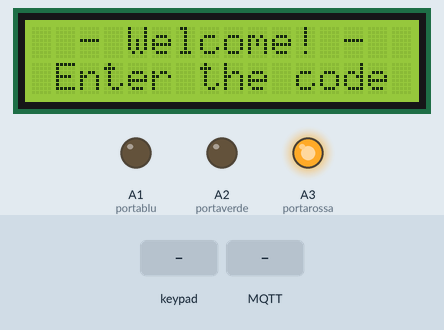
This sketch was run on a simulated Arduino MKR. Shown: 16×2 character LCD, output pins drawn as LEDs (lit = HIGH). Inputs (shaded band) come from the test bench. WiFi joins after 1.5 s; servers stay silent unless stated; no MQTT or app messages arrive unless stated; what the sketch prints to the serial monitor is not drawn.

Above: at 5.8 s.
5.9 s: keypad keys 2 3 4 5 # pressed 0.4 s apart
At 8.3 s:
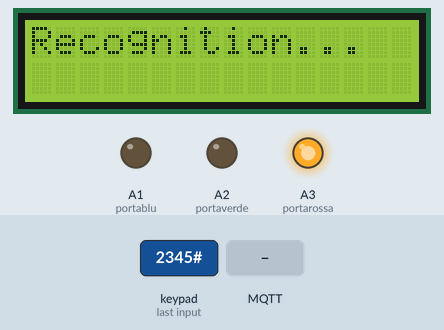
9.4 s: MQTT message "1" arrives on the first subscribed topic
At 9.7 s:
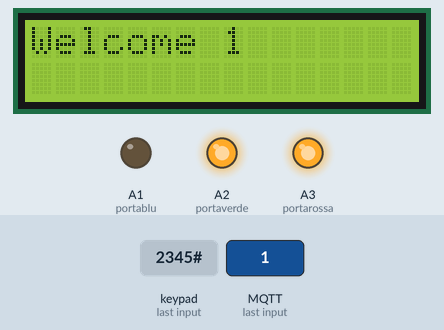
12.4 s: key 'D' pressed
At 13.1 s:
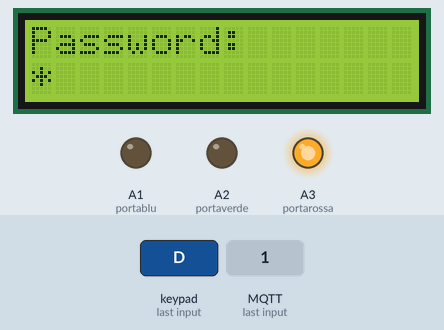
13.9 s: keypad keys 2 3 4 5 * pressed 0.4 s apart
At 16.3 s:
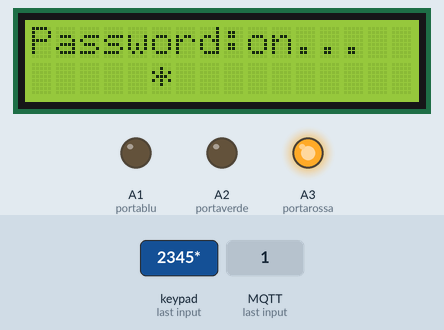
Timing chart, 0 to 17.8 s (numbered marks = the images above; inputs shaded):
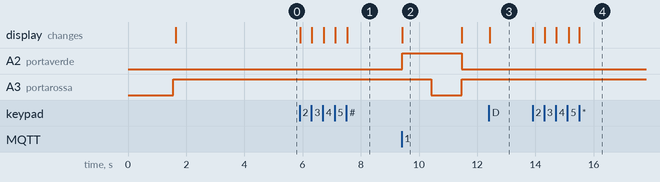

The sketch:

sketck_oracle_v3.ino
```cpp
#include <Keypad.h>
#include <Wire.h>
#include <LiquidCrystal_I2C.h>
#include <SPI.h>
#include <WiFi101.h>
#include <MQTT.h>

const char ssid[] = "InnovationLab24";
const char pass[] = "welcome1";

WiFiClient net;
MQTTClient client;

LiquidCrystal_I2C lcd(0x27, 16, 2);

int a = 0; // variabile per il publish
String gName = ""; // variabile globale per il payload del publish

const byte ROWS = 4;
const byte COLS = 4;
char keys[ROWS][COLS] = {
  {'D', 'C', 'B', 'A'},
  {'#', '9', '6', '3'},
  {'0', '8', '5', '2'},
  {'*', '7', '4', '1'}
};

int portarossa = A3;
int portaverde = A2;
int portablu = A1;

byte rowPins[ROWS] = {2, 3, 4, 5};
byte colPins[COLS] = {6, 7, 8, 9};

Keypad keypad = Keypad(makeKeymap(keys), rowPins, colPins, ROWS, COLS );

void colore (unsigned char rosso, unsigned char verde, unsigned char blu) {
  analogWrite(portarossa, rosso);
  analogWrite(portablu, blu);
  analogWrite(portaverde, verde);
}

unsigned long lastMillis = 0;

void connect() {
  Serial.print("checking wifi...");
  while (WiFi.status() != WL_CONNECTED) {
    Serial.print(".");
    delay(1000);
  }

  Serial.print("\nconnecting...");
  while (!client.connect("arduino", "try", "try")) {
    Serial.print(".");
    delay(1000);
  }

  Serial.println("\nconnected!");
}

void stampa() {
  lcd.clear();
  lcd.setCursor(0, 0);
  lcd.print("  - Welcome! - ");
  lcd.setCursor(0, 1);
  lcd.print(" Enter the code");
}

void setup() {
  Serial.begin(9600);

  WiFi.begin(ssid, pass);

  // Note: Local domain names (e.g. "Computer.local" on OSX) are not supported by Arduino.
  // You need to set the IP address directly.
  client.begin("192.168.1.198", net); //192.168.99.12
  client.onMessage(messageReceived);

  connect();

  pinMode(portarossa, OUTPUT);
  pinMode(portaverde, OUTPUT);
  pinMode(portablu, OUTPUT);

  colore(255, 0, 0);
  lcd.init(); // inizializza il display
  lcd.backlight(); //accende la retroilluminazione

  stampa();

  delay(3000);
}

String ctrlLen; // variabile per il controllo della lunghezza per la stampa del messaggio su display
String insertPin; // stringa che contiene il codice inseri

int f = 0; // variabile di controllo
int x = 0; // variabile di controllo lunghezza

void messageReceived(String &topic, String &payload) {
  Serial.println("incoming: " + topic + " - " + payload);
  client.unsubscribe("answer");
  gName = payload;
}

void loop() {
  client.loop();

  if (!client.connected()) {
    connect();
  }

  colore(255, 0, 0);

  char key = keypad.getKey();

  if (key != NO_KEY && x < 6) {

    if (f == 0) {
      lcd.clear();
      f = 1;
    }

    //Serial.print(key);

    lcd.setCursor(0, 0);
    lcd.print("Password:");
    lcd.setCursor(x, 1);
    lcd.print("*");

    insertPin += key;
    x++;
    a++;
  }

  if(a == 5) { // inviato il messaggio
    client.publish("code", insertPin);
    insertPin = "";
    client.subscribe("answer");
    a = 7;
    lcd.clear();
  }

  if(a == 7) { // ricevimento del messaggio e stampa sul display
    lcd.setCursor(0, 0);
    lcd.print("Recognition...");
    if(gName.length() > 0) {
      if(gName.equals("Err")) { // stampa errore sul display
        lcd.clear();
        lcd.setCursor(0, 0);
        lcd.print(" - Wrong code - ");
        Serial.println(" - Wrong code - ");
        for (int s = 0; s < 6; s++) {
          colore(0, 0, 0);
          delay(150);
          colore(255, 0, 0);
          delay(150);
        }
        delay(800);
        lcd.clear();
        stampa();
        x = 0;
        f = 0;
        a = 0;
        gName = "";
      } else {
        // Il pin viene aggiunto con la parola 'Welcome'
        ctrlLen = "Welcome " + gName;
        Serial.println(" - " + ctrlLen + " -");

        // Se tutta la stringa è maggiore di 16 caratteri allora verrà stampata in due righe diverse
        if (ctrlLen.length() > 16) {
          lcd.clear();
          lcd.setCursor(0, 0);
          lcd.print("Welcome");

          lcd.setCursor(0, 1);
          lcd.print(gName);
        } else {
          lcd.clear();
          lcd.setCursor(0, 0);
          lcd.print("Welcome " + gName);
        }

        colore(255, 235, 59);
        delay(1000);
        colore(0, 255, 0);

        delay(1000);
        lcd.clear();

        stampa();
        x = 0;
        f = 0;
        a = 0;
        gName = "";
      }
    }
  }
}
```

Measured:
- after the input at 5.9 s, the display: first changes at once (image 1 shows a later state)
- after the input at 9.4 s, A2 (portaverde): LOW → HIGH at once, → LOW 2.0 s later; A3 (portarossa): HIGH → LOW after 1.0 s, → HIGH 1.0 s later; the display: changes at once (image 2)
- after the input at 12.4 s, the display: changes at once (image 3)
- after the input at 13.9 s, the display: first changes at once (image 4 shows a later state)
- what the display in image 2 shows lasts 2.1 s, from 9.4 s to 11.5 s
